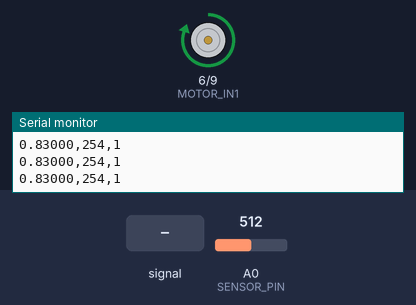
Simulated run of this sketch. Board: Arduino Uno, built with avr-gcc and run on an emulated ATmega328P. Shown: motor-driver pin pairs drawn as motors (green arrow = first pin HIGH = forward, orange = second pin HIGH = backward, longer = more drive), the last lines printed to the serial monitor. Inputs (shaded band) come from the test bench; at power-on: A0 (SENSOR_PIN) = 512.

Above: at 1.2 s.
1.3 s: A0 (SENSOR_PIN) fed a 200 Hz sine of ±460 counts around its level
4.3 s: A0 (SENSOR_PIN) set to 716
At 4.8 s:
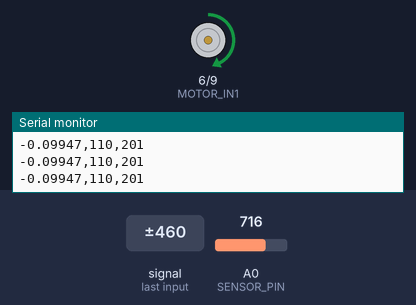
5.8 s: A0 (SENSOR_PIN) set to 511
At 7.0 s:
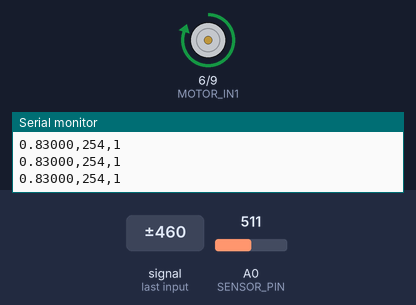
7.3 s: A0 (SENSOR_PIN) set to 608
8.8 s: A0 (SENSOR_PIN) set to 626
At 9.4 s:
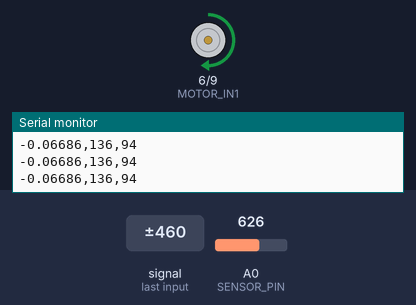
10.3 s: A0 (SENSOR_PIN) set to 900
At 11.7 s:
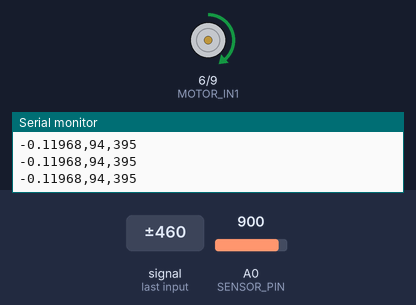
Timing chart, 0 to 12.8 s (numbered marks = the images above; inputs shaded):
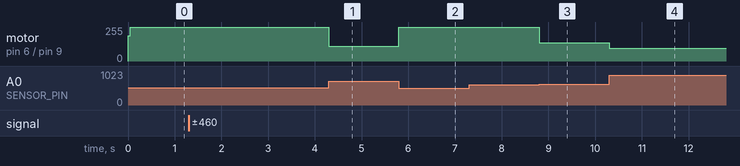

The sketch:

PD_controller_teensy.ino
```cpp
#define MOTOR_IN1 6
#define MOTOR_IN2 9
#define SENSOR_PIN A0

#define PWM_MID_POINT 190
#define ERROR_OFFSET 0.17

#define MAG_LINE_FIT_SLOPE 0.65
#define MAG_LINE_FIT_YINT 443

#define K_P 800.0
#define K_I 0
#define K_D 0
#define SERIAL_PRINT true

int sensor = 0;
int pwm = PWM_MID_POINT;


unsigned long prevTime = 0;
double prevError = 0;
unsigned long lastPrintTime = 0;
double errorSum = 0;

void setup() {
  Serial.begin(9600);
  pinMode(MOTOR_IN1, OUTPUT);
  pinMode(MOTOR_IN2, OUTPUT);
  analogWrite(MOTOR_IN1, PWM_MID_POINT);
  analogWrite(MOTOR_IN2, 0);
  delay(50);
  prevTime = micros();
}

void loop() {
  int sensor_raw = analogRead(SENSOR_PIN);
  sensor = sensor_raw - (MAG_LINE_FIT_SLOPE * pwm + MAG_LINE_FIT_YINT);
  sensor = constrain(sensor, 1, 5000);
  double error = (1.0/sqrt(sensor)) - ERROR_OFFSET; // TODO Add Setpoint

  unsigned long curTime = micros();

  double timeDelta = (curTime - prevTime)*1E-6;
  errorSum += timeDelta*error;

  pwm = constrain(PWM_MID_POINT + K_P * error + K_I*errorSum + K_D * (error - prevError)/ timeDelta, 0, 254);
  analogWrite(MOTOR_IN1, pwm);

  if (SERIAL_PRINT && millis() - lastPrintTime > 50) {
    Serial.print(error, 5);
    Serial.print(",");
    Serial.print(pwm);
    Serial.print(",");
    Serial.println(sensor);
    lastPrintTime = millis();
  }
  prevTime = curTime;
  prevError = error;

}
```

Measured:
- the behaviour switches between 625 and 626 on A0 (SENSOR_PIN) (found by bisection; images 2 and 3)
- after the input at 4.3 s, motor on pin 6 (MOTOR_IN1) / pin 9 (MOTOR_IN2): forward 254/255 → forward 110/255 at once
- after the input at 5.8 s, motor on pin 6 (MOTOR_IN1) / pin 9 (MOTOR_IN2): forward 110/255 → forward 254/255 at once
- after the input at 8.8 s, motor on pin 6 (MOTOR_IN1) / pin 9 (MOTOR_IN2): forward 254/255 → forward 136/255 at once
- after the input at 10.3 s, motor on pin 6 (MOTOR_IN1) / pin 9 (MOTOR_IN2): forward 136/255 → forward 94/255 at once
